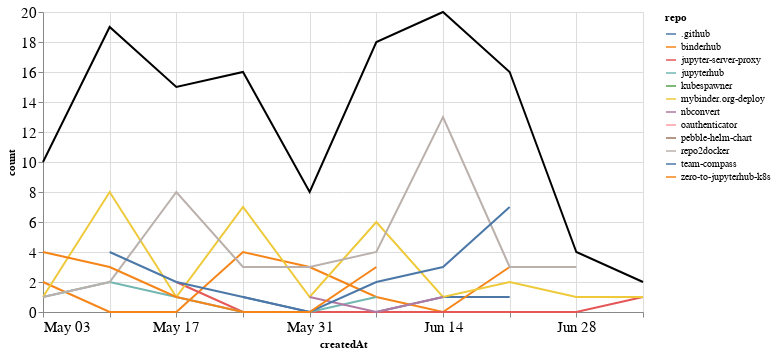

Notebook code for this chart:
### Markdown cell above
## Comments

### Code cell
comments_time = comments.groupby('repo').resample('W', on='createdAt').count()['author'].reset_index()
comments_time = comments_time.rename(columns={'author': 'count'})
comments_time_total = comments_time.groupby('createdAt').agg({"count": "sum"}).reset_index()
ch1 = alt.Chart(comments_time, width=600).mark_line().encode(
    x='createdAt',
    y='count',
    color='repo',
    tooltip="repo"
)

ch2 = alt.Chart(comments_time_total, width=600).mark_line(color="black").encode(
    x='createdAt',
    y='count',
)

ch1 + ch2

### Figure 1 — Vega-Lite specification as saved in the notebook (floating-point values rounded to 4 significant figures)
{"config": {"axisLeft": {"labelFontSize": 15}, "axisBottom": {"labelFontSize": 15}}, "layer": [{"data": {"name": "data-1fdbb75116fc70a116d518f5774493fc"}, "mark": "line", "encoding": {"color": {"type": "nominal", "field": "repo"}, "tooltip": {"type": "nominal", "field": "repo"}, "x": {"type": "temporal", "field": "createdAt"}, "y": {"type": "quantitative", "field": "count"}}, "width": 600}, {"data": {"name": "data-9ca976a1b79459e71324b9286488ade4"}, "mark": {"type": "line", "color": "black"}, "encoding": {"x": {"type": "temporal", "field": "createdAt"}, "y": {"type": "quantitative", "field": "count"}}, "width": 600}], "$schema": "https://vega.github.io/schema/vega-lite/v4.8.1.json", "datasets": {"data-1fdbb75116fc70a116d518f5774493fc": [{"repo": ".github", "createdAt": "2020-05-24T00:00:00", "count": 1}, {"repo": ".github", "createdAt": "2020-05-31T00:00:00", "count": 0}, {"repo": ".github", "createdAt": "2020-06-07T00:00:00", "count": 0}, {"repo": ".github", "createdAt": "2020-06-14T00:00:00", "count": 1}, {"repo": ".github", "createdAt": "2020-06-21T00:00:00", "count": 1}, {"repo": "binderhub", "createdAt": "2020-05-03T00:00:00", "count": 2}, {"repo": "binderhub", "createdAt": "2020-05-10T00:00:00", "count": 0}, {"repo": "binderhub", "createdAt": "2020-05-17T00:00:00", "count": 0}, {"repo": "binderhub", "createdAt": "2020-05-24T00:00:00", "count": 4}, {"repo": "binderhub", "createdAt": "2020-05-31T00:00:00", "count": 3}, {"repo": "binderhub", "createdAt": "2020-06-07T00:00:00", "count": 1}, {"repo": "binderhub", "createdAt": "2020-06-14T00:00:00", "count": 0}, {"repo": "binderhub", "createdAt": "2020-06-21T00:00:00", "count": 3}, {"repo": "jupyter-server-proxy", "createdAt": "2020-05-17T00:00:00", "count": 2}, {"repo": "jupyter-server-proxy", "createdAt": "2020-05-24T00:00:00", "count": 0}, {"repo": "jupyter-server-proxy", "createdAt": "2020-05-31T00:00:00", "count": 0}, {"repo": "jupyter-server-proxy", "createdAt": "2020-06-07T00:00:00", "count": 0}, {"repo": "jupyter-server-proxy", "createdAt": "2020-06-14T00:00:00", "count": 0}, {"repo": "jupyter-server-proxy", "createdAt": "2020-06-21T00:00:00", "count": 0}, {"repo": "jupyter-server-proxy", "createdAt": "2020-06-28T00:00:00", "count": 0}, {"repo": "jupyter-server-proxy", "createdAt": "2020-07-05T00:00:00", "count": 1}, {"repo": "jupyterhub", "createdAt": "2020-05-03T00:00:00", "count": 1}, {"repo": "jupyterhub", "createdAt": "2020-05-10T00:00:00", "count": 2}, {"repo": "jupyterhub", "createdAt": "2020-05-17T00:00:00", "count": 1}, {"repo": "jupyterhub", "createdAt": "2020-05-24T00:00:00", "count": 0}, {"repo": "jupyterhub", "createdAt": "2020-05-31T00:00:00", "count": 0}, {"repo": "jupyterhub", "createdAt": "2020-06-07T00:00:00", "count": 1}, {"repo": "kubespawner", "createdAt": "2020-06-14T00:00:00", "count": 1}, {"repo": "mybinder.org-deploy", "createdAt": "2020-05-03T00:00:00", "count": 1}, {"repo": "mybinder.org-deploy", "createdAt": "2020-05-10T00:00:00", "count": 8}, {"repo": "mybinder.org-deploy", "createdAt": "2020-05-17T00:00:00", "count": 1}, {"repo": "mybinder.org-deploy", "createdAt": "2020-05-24T00:00:00", "count": 7}, {"repo": "mybinder.org-deploy", "createdAt": "2020-05-31T00:00:00", "count": 1}, {"repo": "mybinder.org-deploy", "createdAt": "2020-06-07T00:00:00", "count": 6}, {"repo": "mybinder.org-deploy", "createdAt": "2020-06-14T00:00:00", "count": 1}, {"repo": "mybinder.org-deploy", "createdAt": "2020-06-21T00:00:00", "count": 2}, {"repo": "mybinder.org-deploy", "createdAt": "2020-06-28T00:00:00", "count": 1}, {"repo": "mybinder.org-deploy", "createdAt": "2020-07-05T00:00:00", "count": 1}, {"repo": "nbconvert", "createdAt": "2020-05-31T00:00:00", "count": 1}, {"repo": "nbconvert", "createdAt": "2020-06-07T00:00:00", "count": 0}, {"repo": "nbconvert", "createdAt": "2020-06-14T00:00:00", "count": 1}, {"repo": "oauthenticator", "createdAt": "2020-05-03T00:00:00", "count": 1}, {"repo": "pebble-helm-chart", "createdAt": "2020-06-07T00:00:00", "count": 1}, {"repo": "repo2docker", "createdAt": "2020-05-03T00:00:00", "count": 1}, {"repo": "repo2docker", "createdAt": "2020-05-10T00:00:00", "count": 2}, {"repo": "repo2docker", "createdAt": "2020-05-17T00:00:00", "count": 8}, {"repo": "repo2docker", "createdAt": "2020-05-24T00:00:00", "count": 3}, {"repo": "repo2docker", "createdAt": "2020-05-31T00:00:00", "count": 3}, {"repo": "repo2docker", "createdAt": "2020-06-07T00:00:00", "count": 4}, {"repo": "repo2docker", "createdAt": "2020-06-14T00:00:00", "count": 13}, {"repo": "repo2docker", "createdAt": "2020-06-21T00:00:00", "count": 3}, {"repo": "repo2docker", "createdAt": "2020-06-28T00:00:00", "count": 3}, {"repo": "team-compass", "createdAt": "2020-05-10T00:00:00", "count": 4}, {"repo": "team-compass", "createdAt": "2020-05-17T00:00:00", "count": 2}, {"repo": "team-compass", "createdAt": "2020-05-24T00:00:00", "count": 1}, {"repo": "team-compass", "createdAt": "2020-05-31T00:00:00", "count": 0}, {"repo": "team-compass", "createdAt": "2020-06-07T00:00:00", "count": 2}, {"repo": "team-compass", "createdAt": "2020-06-14T00:00:00", "count": 3}, {"repo": "team-compass", "createdAt": "2020-06-21T00:00:00", "count": 7}, {"repo": "zero-to-jupyterhub-k8s", "createdAt": "2020-05-03T00:00:00", "count": 4}, {"repo": "zero-to-jupyterhub-k8s", "createdAt": "2020-05-10T00:00:00", "count": 3}, {"repo": "zero-to-jupyterhub-k8s", "createdAt": "2020-05-17T00:00:00", "count": 1}, {"repo": "zero-to-jupyterhub-k8s", "createdAt": "2020-05-24T00:00:00", "count": 0}, {"repo": "zero-to-jupyterhub-k8s", "createdAt": "2020-05-31T00:00:00", "count": 0}, {"repo": "zero-to-jupyterhub-k8s", "createdAt": "2020-06-07T00:00:00", "count": 3}], "data-9ca976a1b79459e71324b9286488ade4": [{"createdAt": "2020-05-03T00:00:00", "count": 10}, {"createdAt": "2020-05-10T00:00:00", "count": 19}, {"createdAt": "2020-05-17T00:00:00", "count": 15}, {"createdAt": "2020-05-24T00:00:00", "count": 16}, {"createdAt": "2020-05-31T00:00:00", "count": 8}, {"createdAt": "2020-06-07T00:00:00", "count": 18}, {"createdAt": "2020-06-14T00:00:00", "count": 20}, {"createdAt": "2020-06-21T00:00:00", "count": 16}, {"createdAt": "2020-06-28T00:00:00", "count": 4}, {"createdAt": "2020-07-05T00:00:00", "count": 2}]}}
